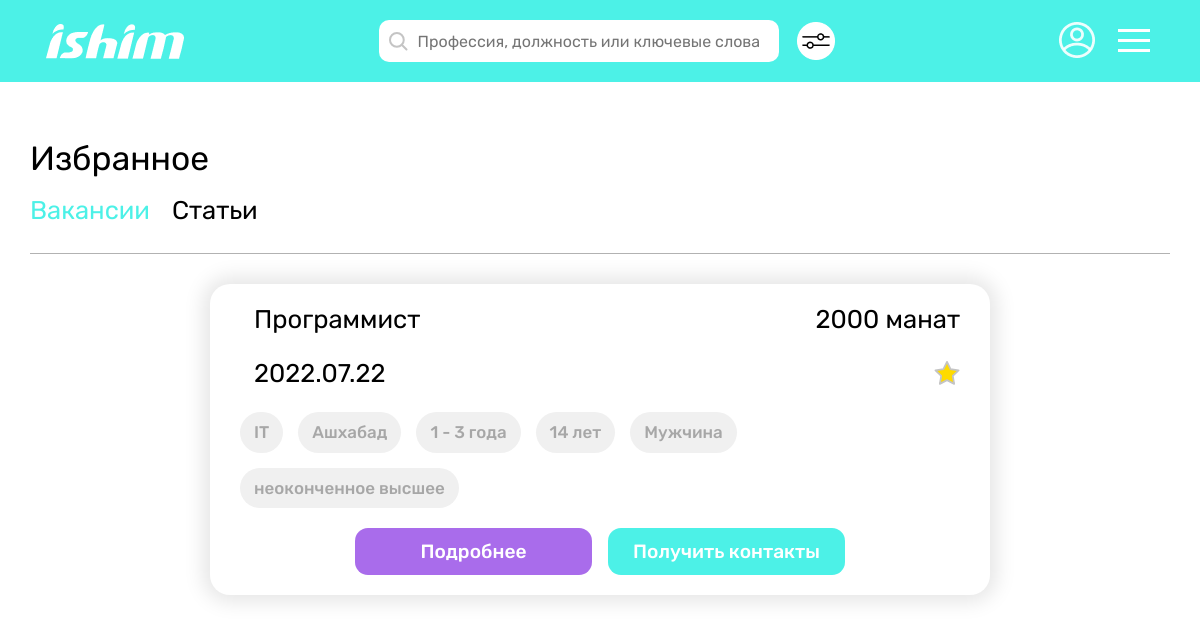
The page /vacancy/chosen/ (signed in) on the database its author committed.
### vacancy/models.py (models this page shows, shortened)
class Vacancy(models.Model):
    creator = models.ForeignKey(User, on_delete=models.CASCADE)
    position = models.CharField(max_length=65)
    sphere = models.CharField(max_length=100)
    min_salary = models.IntegerField(default=0)
    max_salary = models.IntegerField()
    registration = models.CharField(max_length=100, default='не имеет значения')
    experience = models.CharField(max_length=65)
    min_age = models.IntegerField()
    max_age = models.IntegerField()
    sex = models.CharField(max_length=65, default='не имеет значения')
    education = models.CharField(max_length=65)
    responsibilities = models.TextField()
    work_terms = models.TextField()
    busyness = models.CharField(max_length=65, default='')
    work_graph = models.CharField(max_length=65)
    payment = models.TextField(default='')
    views = models.IntegerField(default=0)
    creation_date = models.DateTimeField(auto_now_add=True)
    class Meta:
        verbose_name_plural = "Vacancies"

### vacancy/views.py (the view)
# urls.py: path('chosen/', tm_views.chosen_vacancies, name='employee-chosen-tm'),
@employee_required
@login_required
def chosen_vacancies(request):
    vacancies = [chosen.vacancy for chosen in request.user.employee.chosenvacancy_set.all()]
    articles = favourite_articles(request)
    context = {
        'vacancies': vacancies,
        'articles': articles,
    }
    return render(request, 'vacancy/chosen.html', context)

### articles/views.py (called while the page is built)
def favourite_articles(request):
    articles = [chosen.article for chosen in request.user.chosenarticle_set.all()]
    return articles

### vacancy/templates/vacancy/chosen.html (shortened to what this page needs)
{% extends "main/base.html" %}
{% load static %}
{% block content %}
   <div class="container__main pad-0 w-1920">
      {% include 'main/header_employee.html' %}
      <div class="container__content">
         <div class="h__fav">
            <div class="h__fav__top">
               <h1 class="h__fav__top__title">Избранное</h1>
               <span class="h__fav__top__cat gren__color" id="vac_fav">Вакансии</span>
               <span class="h__fav__top__cat" id="articles_fav">Статьи</span>
            </div>
            <div class="h__fav__top__row"></div>
            <div class="vac__card__wrapper" id="fav__btn__wrapper">
               {% for vacancy in vacancies %}
               <div class="vacancy__card" id="fav__btn__wrapper">
                  <div class="vac__card__inner">
                     <div class="vac__heading">
                        <h2 class="vac__heading__item">{{ vacancy.position }}</h2>
                        <h2 class="vac__heading__item">{{ vacancy.min_salary }} манат</h2>
                     </div>
                     <div class="vac__heading">
                        <h2 class="vac__heading__item">{{ vacancy.creation_date|date:"Y.m.d" }}</h2>
                        <svg width="26px" height="24px">
                           <use xlink:href="#favorites__str" width="26px" height="24px" class="vac__ico{% for chosen in user.employee.chosenvacancy_set.all %}{% if chosen.vacancy == vacancy %}__selected{% endif %}{% endfor %}" data-link="{% url 'chosen-vacancy' vacancy.id %}"></use>
                        </svg>
                     </div>
                     <div class="vac__categories">
                        <span class="vac__cat__item two-col">{{ vacancy.sphere }}</span>
                        <span class="vac__cat__item">{{ vacancy.registration }}</span>
                        <span class="vac__cat__item">{{ vacancy.experience }}</span>
                        <span class="vac__cat__item">{{ vacancy.min_age }} лет</span>
                        <span class="vac__cat__item">{{ vacancy.sex }}</span>
                        <span class="vac__cat__item two-col">{{ vacancy.education }}</span>
                     </div>
                     <div class="vac__btns">
                        <a href="{% url 'vacancy-info' vacancy.id %}" class="vac__btns__item purp__btn" target="_blank">Подробнее</a>
                        <a href="{% url 'get-contact' id=vacancy.contact.id %}" class="vac__btns__item green__btn" target="_blank">Получить контакты</a>
                     </div>
                  </div>
               </div>
               {% endfor %}
            </div>
         </div>
      </div>
   </div>
{% endblock %}

### static/main.css (style rules this page uses)
* { padding: 0; margin: 0; border: 0; }
*, *:before, *:after { -moz-box-sizing: border-box; -webkit-box-sizing: border-box; box-sizing: border-box; }
html, body { height: 100%; width: 100%; font-size: 100%; line-height: 1; font-size: 16px; -ms-text-size-adjust: 100%; -moz-text-size-adjust: 100%; -webkit-text-size-adjust: 100%; color: #000; font-family: 'Rubik', sans-serif; }
a, a:visited { text-decoration: none; }
h1, h2, h3, h4, h5, h6 { font-size: inherit; font-weight: 400; margin: 0; }
svg { margin: 0; padding: 0; }
.w-1920 { width: 100%; max-width: 1920px; }
.pad-0 { padding: 0; }
.purp__btn { background-color: #A96CEB; font-size: 1.2rem; line-height: 1.2; text-align: center; color: #fff; }
.green__btn { background-color: #4CF1E7; font-size: 1.2rem; line-height: 1.2; text-align: center; color: #fff; }
.container__content { width: 100%; max-width: 1440px; padding: 0 30px; margin: 0 auto; position: relative; }
.container__main { width: 100%; margin: 0 auto; position: relative; }
.gren__color { color: #4CF1E7; }
.vac__card__wrapper { width: 100%; display: flex; justify-content: center; flex-wrap: wrap; }
.vacancy__card { width: 100%; background-color: #ffff; padding: 20px 30px; border-radius: 20px; margin-bottom: 31px; box-shadow: 0px 0px 20px 7px rgba(0, 0, 0, 0.1); transition: 0.4s linear; }
.vac__card__inner { width: 100%; display: flex; flex-direction: column; }
.vac__heading { width: 100%; display: flex; justify-content: space-between; align-items: center; padding-left: 14px; margin-bottom: 24px; }
.vac__heading__item { font-size: 1.6rem; line-height: 30px; color: #000000; }
.vac__categories { width: 100%; display: flex; align-items: center; flex-wrap: wrap; margin-bottom: 5px; }
.vac__cat__item { background-color: #F0F0F0; font-size: 1.06rem; font-weight: 500; line-height: 1.2; color: rgba(0, 0, 0, 0.3); text-align: center; padding: 10px 14px; border-radius: 30px; margin-right: 15px; margin-bottom: 15px; }
.vac__btns { width: 100%; display: flex; justify-content: center; align-items: center; }
.vac__btns .purp__btn { margin-right: 36px; }
.vac__btns__item { display: inline-block; width: 237px; font-size: 1.2rem; line-height: 1.2; font-weight: 500; text-align: center; padding: 12px 0; border-radius: 13px; }
.h__fav { width: 100%; padding-top: 60px; padding-bottom: 100px; }
.h__fav .vacancy__card { max-width: 780px; }
.h__fav__top { margin-bottom: 30px; }
.h__fav__top__title { font-size: 2.1rem; margin-bottom: 22px; }
.h__fav__top__cat { font-size: 1.6rem; user-select: none; cursor: pointer; margin-right: 18px; transition: 0.1s linear; }
.h__fav__top__row { width: 100%; height: 1px; background-color: rgba(0, 0, 0, 0.3); margin-bottom: 30px; }
@media (max-width:1340px) { .vac__categories { grid-template-columns: repeat(3, 1fr); grid-template-rows: 1fr 1fr; } }
@media (max-width:1340px) { .vac__btns .purp__btn { margin-right: 16px; } }

### rows shown on the page
Vacancy: position "Программист", min_salary "2000", creation_date "2022.07.22", sphere "IT", registration "Ашхабад", experience "1 - 3 года", min_age "14", sex "Мужчина", education "неоконченное высшее"
